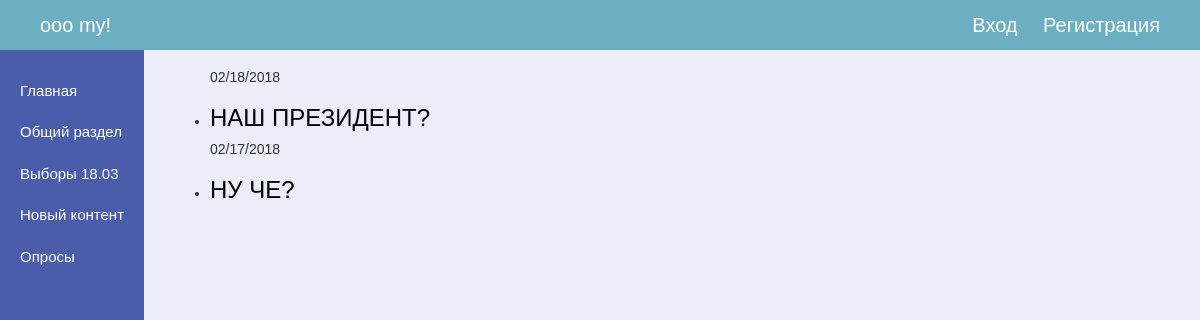
Screenshot of /polls/ with the database file from the repository.
### polls/models.py (models this page shows, shortened)
class Question(models.Model):
    question_text = models.CharField(max_length=200)
    date = models.DateTimeField('date published')
    def was_published_recently(self):
        now = timezone.now()
        return now - datetime.timedelta(days=1) <= self.date <= now
    was_published_recently.admin_order_field = 'date'
    was_published_recently.boolean = True
    was_published_recently.short_description = 'Published recently?'

### polls/views.py (the view)
# urls.py: path('', views.IndexView.as_view(), name='index'),
class IndexView(generic.ListView):
    template_name = 'polls/index.html'
    context_object_name = 'latest_question_list'
    def get_queryset(self):
        return Question.objects.filter(
        date__lte=timezone.now()
        ).order_by('-date')[:10]

### polls/templates/polls/index.html
{% extends "personal/header.html" %}
{% block content %}
    {% if latest_question_list %}
        <ul>
            {% for question in latest_question_list %}
            <h5>{{question.date|date:"m/d/Y" }}</h5>
            <li>
                <h3><a href="{% url 'polls:detail' question.id %}">{{question.question_text}}</a></h3>
            </li>
            {% endfor %}
        </ul>
    {% else %}
        <p>No polls are available.</p>
    {% endif %}
{% endblock %}

### personal/static/personal/css/main.css (style rules this page uses)
html { font-size: 10px; }
a { text-decoration: none; color: #000; }
body { font-family: sans-serif; background-color: #ebedf9; }

### rows the page displays
Question: date "02/18/2018", question_text "НАШ ПРЕЗИДЕНТ?"
Question: date "02/17/2018", question_text "НУ ЧЕ?"
